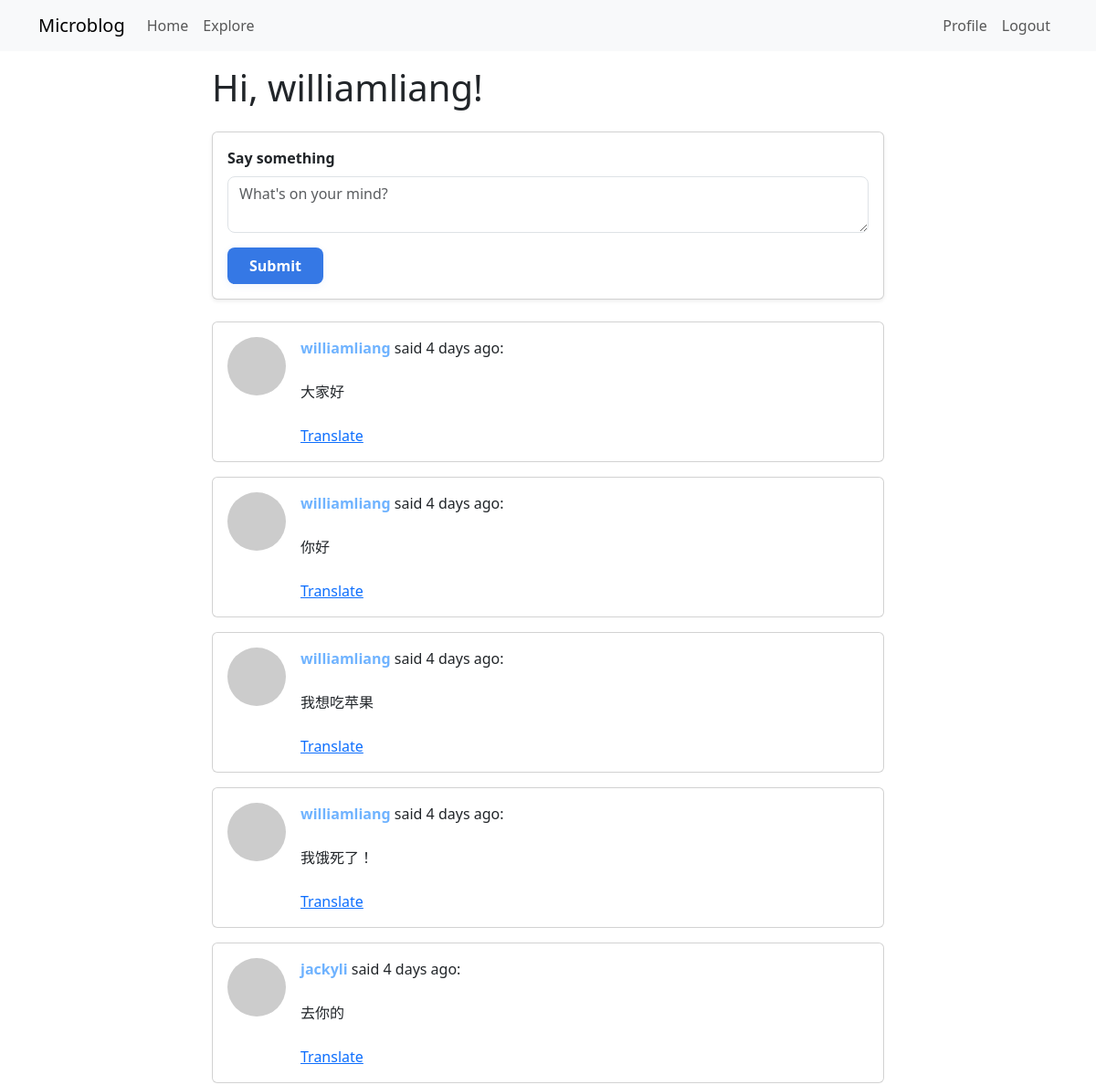
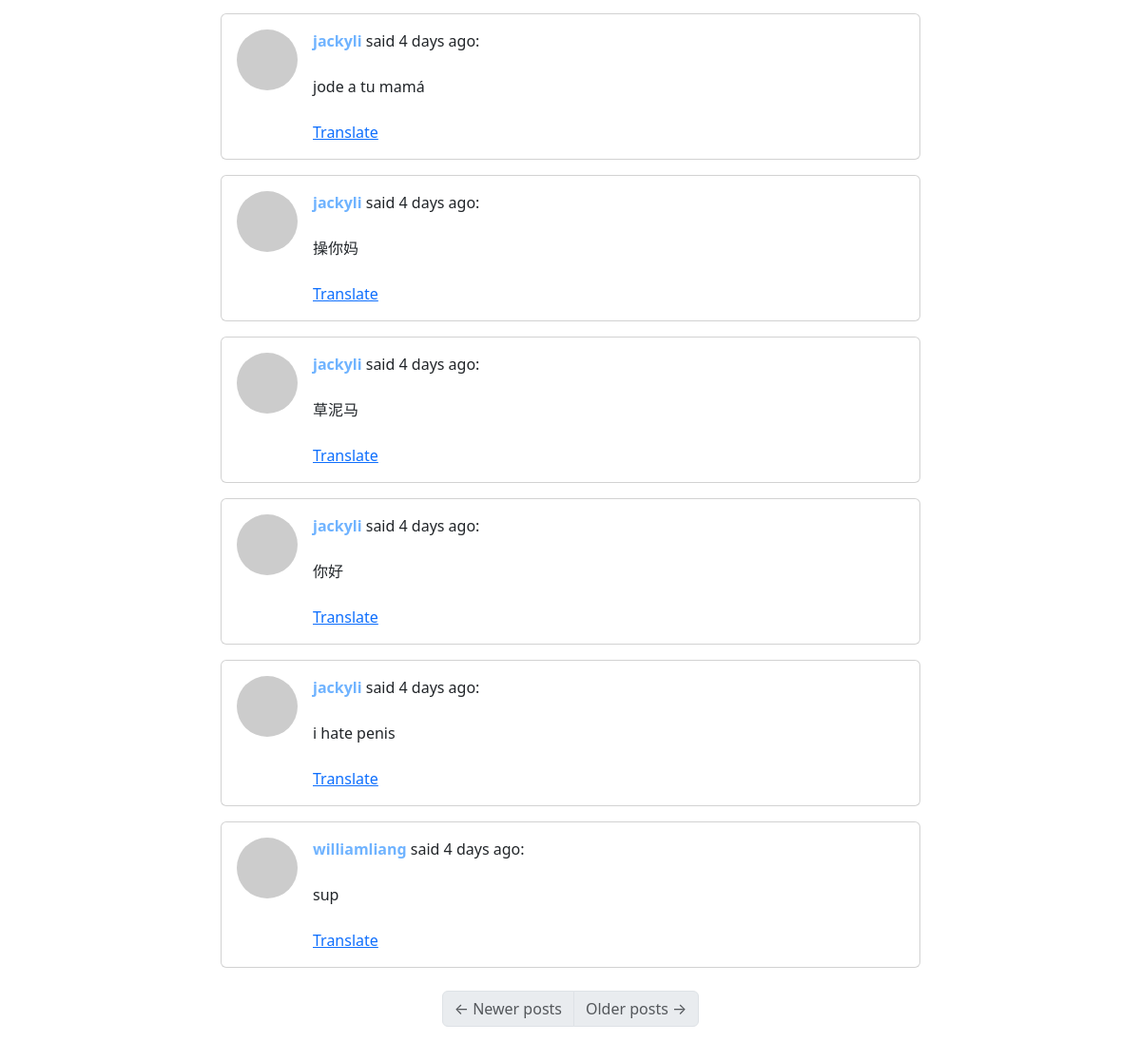
Before: /index (signed in) with the older database file (2 pictures, top to bottom).
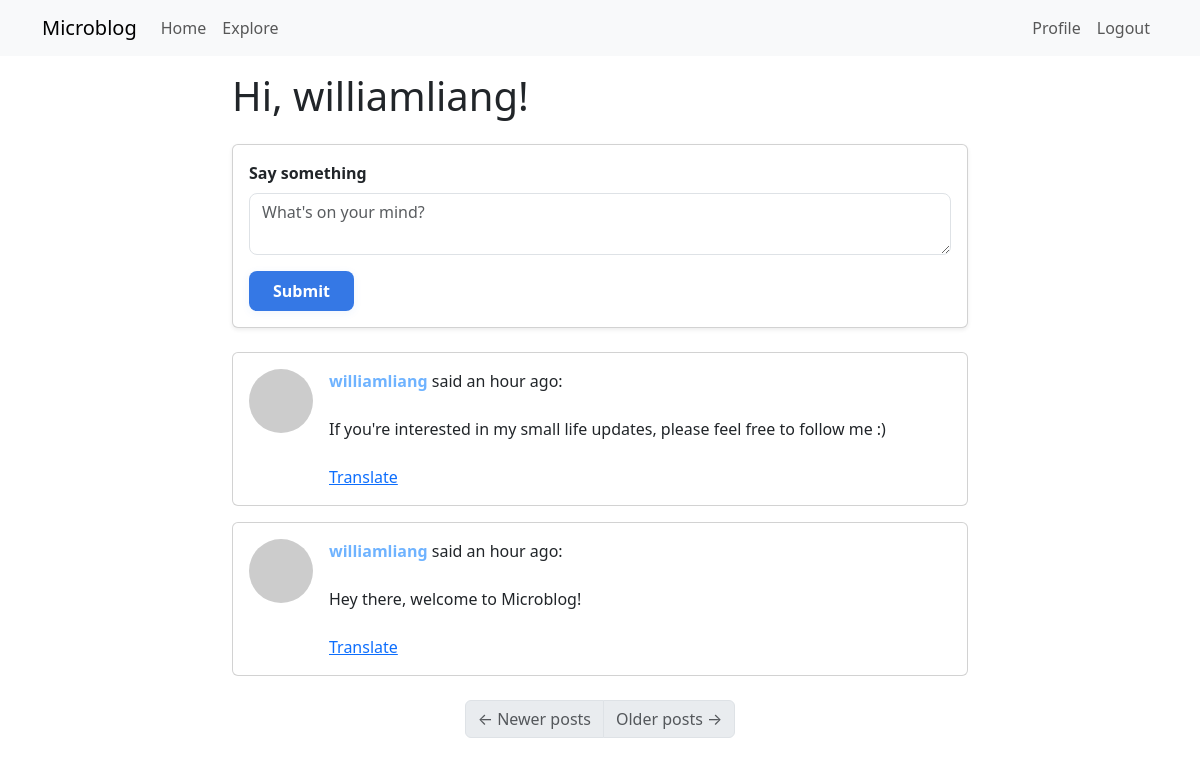
After: the same page with the newer database file.
### app/models.py (models this page shows, shortened)
class Post(db.Model):
    id: so.Mapped[int] = so.mapped_column(primary_key=True)
    body: so.Mapped[str] = so.mapped_column(sa.String(140))
    timestamp: so.Mapped[datetime] = so.mapped_column(index=True, default=lambda: datetime.now(timezone.utc))
    user_id: so.Mapped[int] = so.mapped_column(sa.ForeignKey(User.id), index=True)
    language: so.Mapped[Optional[str]] = so.mapped_column(sa.String(5))
    author: so.Mapped[User] = so.relationship(back_populates='posts')

class User(UserMixin, db.Model):
    id: so.Mapped[int] = so.mapped_column(primary_key=True)
    username: so.Mapped[str] = so.mapped_column(sa.String(64), index=True, unique=True)
    email: so.Mapped[str] = so.mapped_column(sa.String(120), index=True, unique=True)
    password_hash: so.Mapped[Optional[str]] = so.mapped_column(sa.String(256))
    about_me: so.Mapped[Optional[str]] = so.mapped_column(sa.String(140))
    last_seen: so.Mapped[Optional[datetime]] = so.mapped_column(default=lambda: datetime.now(timezone.utc))
    posts: so.WriteOnlyMapped['Post'] = so.relationship(
        back_populates='author', passive_deletes=True)
    following: so.WriteOnlyMapped['User'] = so.relationship(
        secondary=followers, primaryjoin=(followers.c.follower_id == id),
        secondaryjoin=(followers.c.followed_id == id),
        back_populates='followers'
    )
    followers: so.WriteOnlyMapped['User'] = so.relationship(
        secondary=followers, primaryjoin=(followers.c.followed_id == id),
        secondaryjoin=(followers.c.follower_id == id),
        back_populates='following')
    def avatar(self, size):
        digest = hashlib.md5(self.email.lower().encode('utf-8')).hexdigest()
        return f'https://www.gravatar.com/avatar/{digest}?d=identicon&s={size}'
    def following_posts(self):
        Author = so.aliased(User)
        Follower = so.aliased(User)
        return (
            sa.select(Post)
            .join(Post.author.of_type(Author))
            .join(Author.followers.of_type(Follower), isouter=True)
            .where(sa.or_(Follower.id == self.id, Author.id == self.id))
            .group_by(Post)
            .order_by(Post.timestamp.desc())
        )

### app/routes.py (the view, shortened to what this page needs)
@app.route('/', methods=['GET', 'POST'])
@app.route('/index', methods=['GET', 'POST'])
@login_required
def index():
    form = PostForm()
    page = request.args.get('page', 1, type=int)
    posts = db.paginate(current_user.following_posts(), page=page, per_page=app.config['POSTS_PER_PAGE'], error_out=False)
    next_url = url_for('index', page=posts.next_num) \
        if posts.has_next else None
    prev_url = url_for('index', page=posts.prev_num) \
        if posts.has_prev else None
    return render_template('index.html', title='Home', form=form, posts=posts.items, next_url=next_url, prev_url=prev_url)

### app/forms.py
class PostForm(FlaskForm):
    post = TextAreaField('Say something', validators=[DataRequired(), Length(min=1, max=140)])
    submit = SubmitField('Submit')

### app/models.py (called while the page is built)
@login.user_loader
def load_user(id):
    return db.session.get(User, int(id))

### app/routes.py (called while the page is built)
@app.context_processor
def inject_babel_underscore():
    return dict(_=_)

@app.before_request
def before_request():
    if current_user.is_authenticated:
        current_user.last_seen = datetime.now(timezone.utc)
        db.session.commit()

### app/templates/index.html (shortened to what this page needs)
{% extends "base.html" %}
{% block content %}
  <div class="row justify-content-center">
    <div class="col-md-8">
      <h1 class="mb-4">Hi, {{ current_user.username }}!</h1>
      {% if form %}
      <div class="card shadow-sm mb-4">
        <div class="card-body">
          <form action="" method="post">
            <div class="mb-3">
              {{ form.post.label(class="form-label fw-bold") }}
              {{ form.post(class="form-control", style="border-radius:8px;", rows=2, placeholder="What's on your mind?") }}
            </div>
            <button type="submit" class="btn-custom-submit">{{ form.submit.label.text }}</button>
          </form>
        </div>
      </div>
      {% endif %}
      <div class="mb-4">
        {% for post in posts %}
          {% include '_post.html' %}
        {% endfor %}
      </div>
      <nav aria-label="Post navigation">
        <ul class="pagination justify-content-center mt-4">
          <li class="page-item{% if not prev_url %} disabled{% endif %}">
            <a class="page-link" href="{{ prev_url if prev_url else '#' }}" tabindex="-1">
              <span aria-hidden="true">&larr;</span> Newer posts
            </a>
          </li>
          <li class="page-item{% if not next_url %} disabled{% endif %}">
            <a class="page-link" href="{{ next_url if next_url else '#' }}">
              Older posts <span aria-hidden="true">&rarr;</span>
            </a>
          </li>
        </ul>
      </nav>
    </div>
  </div>
{% endblock %}

### app/templates/_post.html (shortened to what this page needs)
<div class="card mb-3">
  <div class="card-body d-flex">
    <a href="{{ url_for('user', username=post.author.username) }}">
      <img src="{{ post.author.avatar(64) }}" class="rounded-circle me-3" width="64" height="64" />
    </a>
    <div>
      <div>
        <a href="{{ url_for('user', username=post.author.username) }}" class="fw-bold user-link">
          {{ post.author.username }}
        </a>
        said {{ moment(post.timestamp).fromNow() }}:
      </div>
      <br>
      <span id ="post{{ post.id }}">{{ post.body }}</span>
      {% if post.language and post.language != g.locale %}
      <br><br>
      <a href="#" class="translate-link" data-post-id="{{ post.id }}" data-source-language="{{ post.language }}" data-dest-language="{{ g.locale }}">{{ _('Translate') }}</a>
      {% endif %}
    </div>
  </div>
</div>

Changed rows visible on the page:
removed Post: author.username "williamliang", timestamp "4 days ago", body "大家好"
removed Post: author.username "williamliang", timestamp "4 days ago", body "你好"
removed Post: author.username "williamliang", timestamp "4 days ago", body "我想吃苹果"
removed Post: author.username "williamliang", timestamp "4 days ago", body "我饿死了！"
removed Post: author.username "jackyli", timestamp "4 days ago", body "去你的"
removed Post: author.username "jackyli", timestamp "4 days ago", body "jode a tu mamá"
removed Post: author.username "jackyli", timestamp "4 days ago", body "操你妈"
removed Post: author.username "jackyli", timestamp "4 days ago", body "草泥马"
removed Post: author.username "jackyli", timestamp "4 days ago", body "你好"
removed Post: author.username "jackyli", timestamp "4 days ago", body "i hate penis"
now on this page (row edited): Post: author.username "williamliang", timestamp "an hour ago", body "If you're interested in my small life updates, please feel free to follow me :)"
changed Post: timestamp "4 days ago" → "an hour ago"; body "sup" → "Hey there, welcome to Microblog!"
